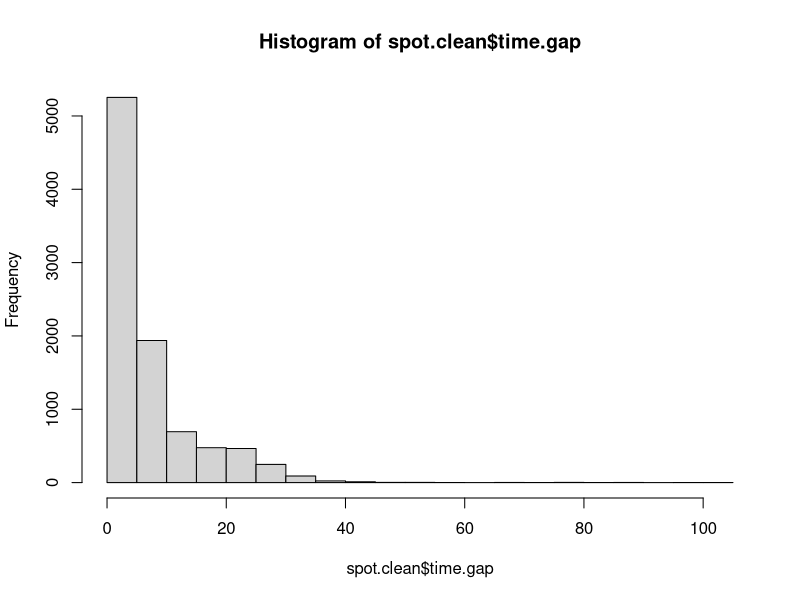

Generate this figure with R: (Note: this script raises an error after producing the figure.)
## ---- chunk 1
rm(list = ls())
cat("\14")
library(tidyverse)
library(here)
library(lubridate)
spot <- read.csv(here("Spot Data.csv"))
## ---- chunk 2
#Rename Patient ID
spot$Patient.ID <- as.numeric(factor(spot$Patient.ID, levels=unique(spot$Patient.ID)))

#Binomial Sex
spot$Patient.Sex <- as.factor(spot$Patient.Sex)

#Dropping Redundant Predictors   
t(t(colnames(spot)))
spot <- spot[,-c(5)]

#Factoring Specimen Type
spot$Specimen.Type <- as.factor(spot$Specimen.Type)

#Factoring and Renaming Client Location
spot$Client.ID <- as.factor(spot$Client.ID)
levels(spot$Client.ID) <- c("Location A","Location B","Location C","Location D","Location E","Location F",
                            "Location G","Location H","Location I","Location J","Location K","Location L",
                            "Location M","Location N","Location O","Location P","Location Q","Location R")
table(spot$Client.ID)

#Convert and Simplify Datetime Columns
datetime_cols <- c("Datetime.Kit.Delivered", "Datetime.Kit.Registered", "Datetime.Sample.Sent.In", "Datetime.Sample.Received", "Datetime.of.End.Status")

for (col in datetime_cols) {
  spot[[col]] <- as.Date(substr(spot[[col]], 1, 10), format="%Y-%m-%d")
}

table(spot$End.Status)
## ---- chunk 3
spot$time.gap <- as.numeric(difftime(spot$Datetime.of.End.Status, spot$Datetime.Sample.Sent.In,units = "day"))
t(t(colnames(spot)))
spot.clean <- spot[,-c(7,8,10)]
spot.clean <- na.omit(spot.clean)
spot.clean <- spot.clean[!(spot.clean$End.Status %in% c("collected", "collection_exception","delivered","delivery_exception","partially_resulted","received")),]
reject <- subset(spot.clean, End.Status == "rejected")


hist(spot.clean$time.gap)


threshold <-  1.5*(IQR(test1$total.gap))
outliers <- test1$total.gap < median(test1$total.gap) - threshold | test1$total.gap > median(test1$total.gap) + threshold
test1.clean <- test1[!outliers,]

View(spot)
View(spot.clean)


## ---- chunk 4

timeseries <- as.data.frame(table(spot$Datetime.Kit.Delivered))
timeseries.ts <- ts(data = timeseries$Freq, start = c(2021, 12), frequency = 365)
plot(timeseries.ts)
